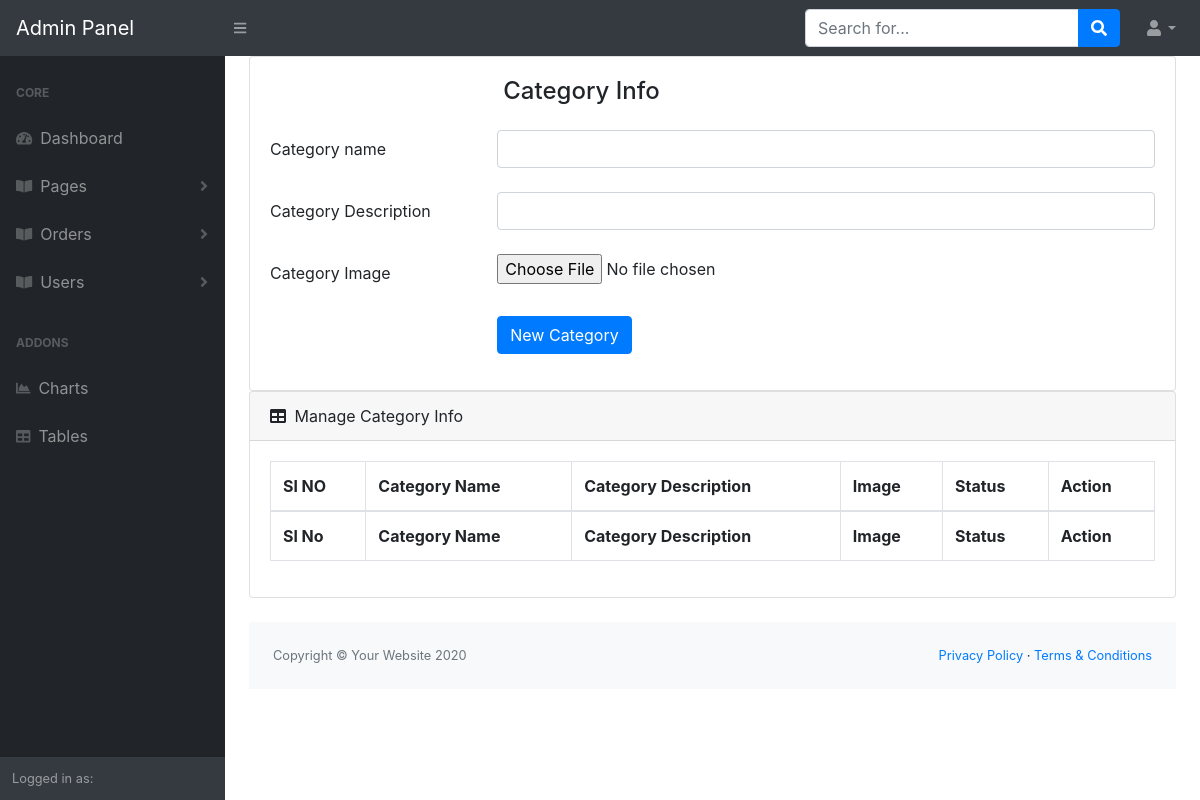
The page /admin/add-cetegory.php on the database as committed earlier.
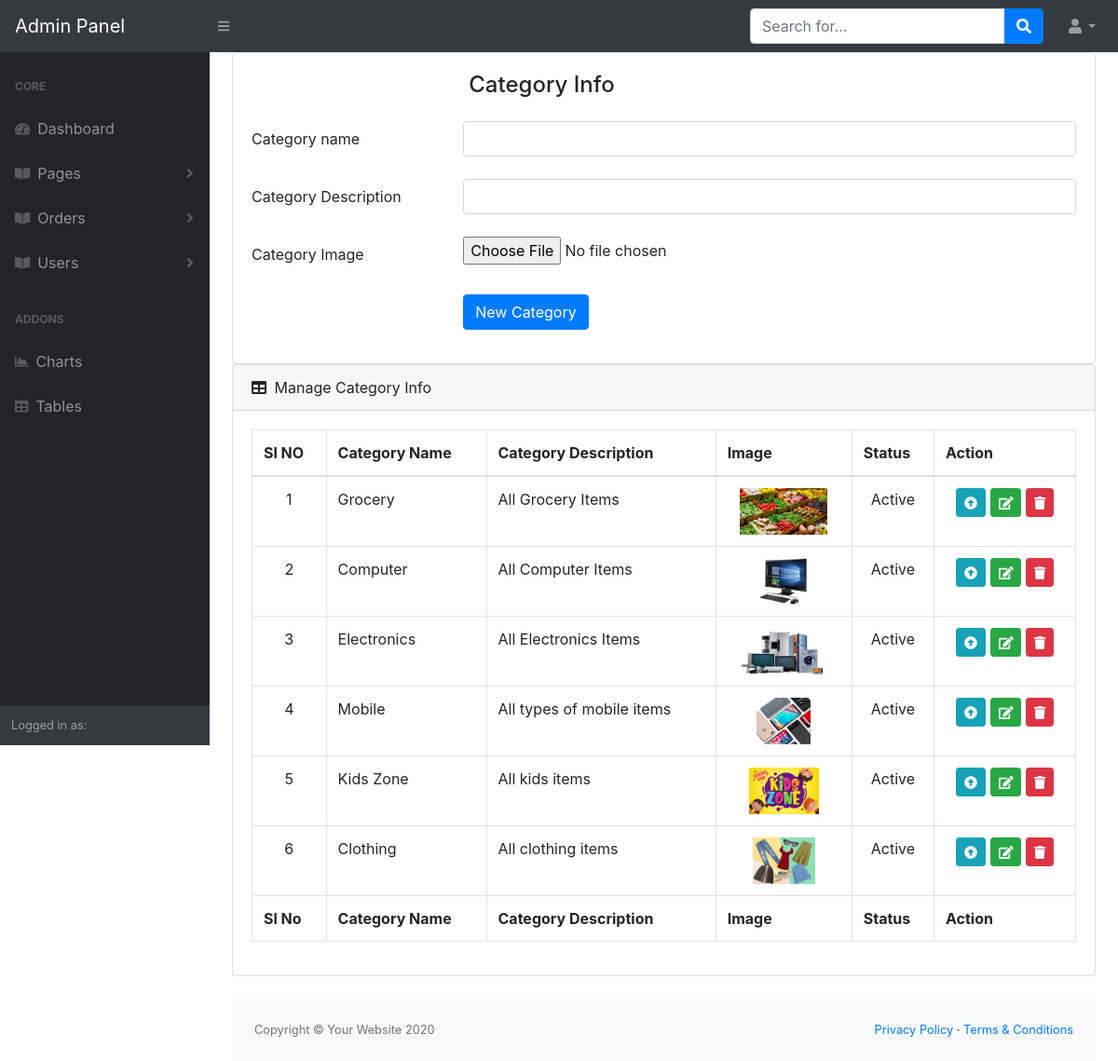
The same page on the database as committed later.
### tables this page shows
CREATE TABLE `category` (
  `category_id` int(11) NOT NULL,
  `category_name` varchar(255) NOT NULL,
  `category_description` varchar(255) NOT NULL,
  `category_image` varchar(255) NOT NULL,
  `category_is_active` tinyint(1) NOT NULL DEFAULT 0
);

### app/classes/Category.php (called while the page is built, shortened)
<?php
class Category extends Database
{
    public static function allCategoryInfo()
    {
        $link = Database::db_connect();
        $sql = "SELECT * FROM category";
        if (mysqli_query($link,$sql)){
            $allCategory = mysqli_query($link,$sql);
            return $allCategory;
        } else {
            die('All Category Info Query Error : '.mysqli_error($link));
        }
    }
}

### admin/add-cetegory.php (the view, shortened to what the changed rows need)
<?php
include 'header_admin.php';
$allCategory = Category::allCategoryInfo();
?>
<div id="layoutSidenav_content">
    <main>
        <div class="container-fluid">
            <div class="row">
                <div class="col-12">
                    <div class="card mb-4">
                        <div class="card-body">
                            <div class="table-responsive">
                                <table class="table table-bordered" id="dataTable" width="100%" cellspacing="0">
                                    <thead>
                                    <tr>
                                        <th>Sl NO</th>
                                        <th>Category Name</th>
                                        <th>Category Description</th>
                                        <th>Image</th>
                                        <th>Status</th>
                                        <th>Action</th>
                                    </tr>
                                    </thead>
                                    <tfoot>
                                    <tr>
                                        <th>Sl No</th>
                                        <th>Category Name</th>
                                        <th>Category Description</th>
                                        <th>Image</th>
                                        <th>Status</th>
                                        <th>Action</th>
                                    </tr>
                                    </tfoot>
                                    <tbody>
                                    <?php if (mysqli_num_rows($allCategory)>0) {
                                        $ser_no = 0;
                                        while ($allCategoryInfo = mysqli_fetch_assoc($allCategory)){
                                            $ser_no += 1;
                                            ?>
                                            <tr>
                                                <td class="text-center"><?php echo $ser_no ?></td>
                                                <td><?php echo $allCategoryInfo['category_name']; ?></td>
                                                <td><?php echo $allCategoryInfo['category_description']; ?></td>
                                                <td class="text-center"><img src="<?php echo $allCategoryInfo['category_image']; ?>" id="" alt="" height="50"/></td>
                                                <td class="text-center"><?php if  ($allCategoryInfo['category_is_active']==1) { echo 'Active'; } else { echo 'Inactive';} ?></td>
                                                <td class="text-center">
                                                    <?php if  ($allCategoryInfo['category_is_active']==1) { ?>
                                                        <a href="?status=unpublish&&id=<?php echo $allCategoryInfo['category_id']; ?>" class="btn btn-sm btn-info sub-category-status"
                                                           id="" title="Published Sub Category">
                                                            <i id="" class="fas fa-arrow-alt-circle-up"></i>
                                                        </a>
                                                    <?php } ?>
                                                    <a href="" class="btn btn-sm btn-success edition"
                                                       id="" title="Edit Category" data-toggle="modal" data-id="<?php echo $allCategoryInfo['category_id']; ?>" data-target="#editModel">
                                                        <i class="fas fa-edit"></i>
                                                    </a>
                                                    <a href="?status=delete&&id=<?php echo $allCategoryInfo['category_id']; ?>" class="btn btn-sm btn-danger delete-sub-category"
                                                       id="" title="Delete Sub Category">
                                                        <i class="fas fa-trash"></i>
                                                    </a>
                                                </td>
                                            </tr>
                                        <?php } } ?>
                                    </tbody>
                                </table>
                            </div>
                        </div>
                    </div>
                </div>
            </div>
<?php
include 'footer_admin.php';
?>

Rows that differ between the two databases and show on the page:
added category: category_name "Grocery", category_description "All Grocery Items", category_image (picture), category_is_active "Active"
added category: category_name "Computer", category_description "All Computer Items", category_image (picture), category_is_active "Active"
added category: category_name "Electronics", category_description "All Electronics Items", category_image (picture), category_is_active "Active"
added category: category_name "Mobile", category_description "All types of mobile items", category_image (picture), category_is_active "Active"
added category: category_name "Kids Zone", category_description "All kids items", category_image (picture), category_is_active "Active"
added category: category_name "Clothing", category_description "All clothing items", category_image (picture), category_is_active "Active"
